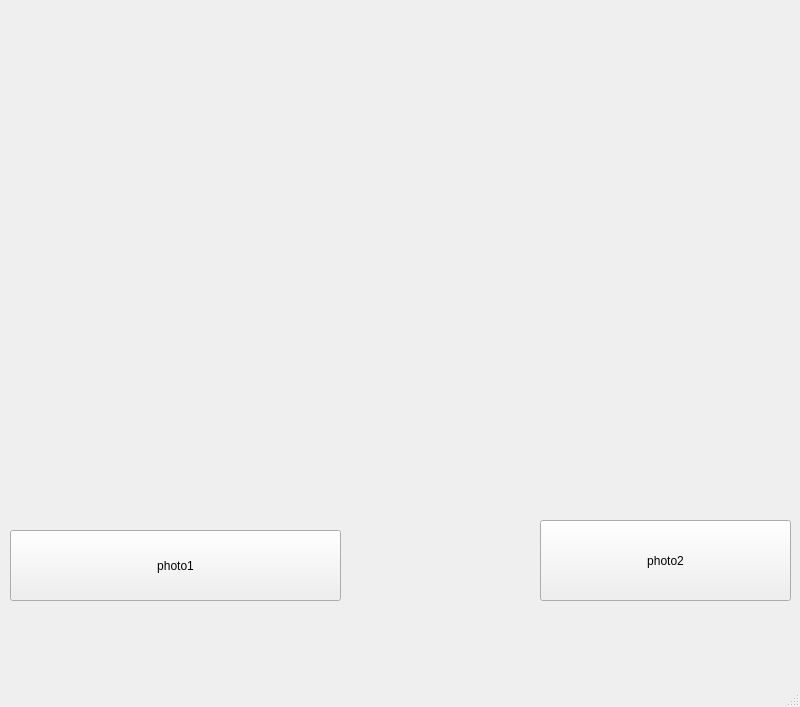
<?xml version="1.0" encoding="UTF-8"?>
<ui version="4.0">
 <class>MainWindow</class>
 <widget class="QMainWindow" name="MainWindow">
  <property name="geometry">
   <rect>
    <x>0</x>
    <y>0</y>
    <width>800</width>
    <height>707</height>
   </rect>
  </property>
  <property name="windowTitle">
   <string>MainWindow</string>
  </property>
  <widget class="QWidget" name="centralwidget">
   <widget class="QLabel" name="photo">
    <property name="geometry">
     <rect>
      <x>0</x>
      <y>0</y>
      <width>801</width>
      <height>521</height>
     </rect>
    </property>
    <property name="text">
     <string/>
    </property>
    <property name="pixmap">
     <pixmap>C:/Users/uig94157/Downloads/이미지.png</pixmap>
    </property>
    <property name="scaledContents">
     <bool>true</bool>
    </property>
   </widget>
   <widget class="QPushButton" name="photo1">
    <property name="geometry">
     <rect>
      <x>10</x>
      <y>530</y>
      <width>331</width>
      <height>71</height>
     </rect>
    </property>
    <property name="text">
     <string>photo1</string>
    </property>
   </widget>
   <widget class="QPushButton" name="photo2">
    <property name="geometry">
     <rect>
      <x>540</x>
      <y>520</y>
      <width>251</width>
      <height>81</height>
     </rect>
    </property>
    <property name="text">
     <string>photo2</string>
    </property>
   </widget>
  </widget>
  <widget class="QMenuBar" name="menubar">
   <property name="geometry">
    <rect>
     <x>0</x>
     <y>0</y>
     <width>800</width>
     <height>26</height>
    </rect>
   </property>
  </widget>
  <widget class="QStatusBar" name="statusbar"/>
 </widget>
 <resources/>
 <connections/>
</ui>
